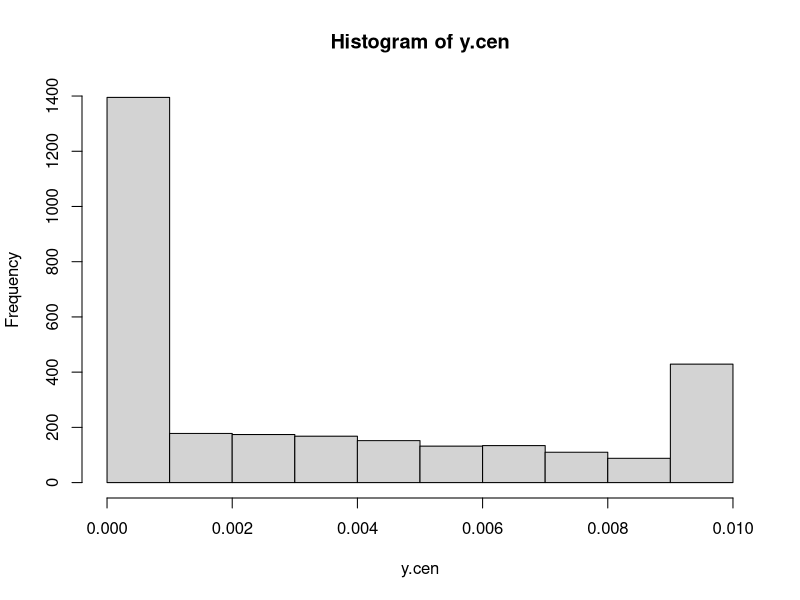

Generate this figure with R:
#censored data
# https://stats.stackexchange.com/questions/49443/how-to-model-this-odd-shaped-distribution-almost-a-reverse-j


set.seed(17)
n.data <- 2960
coeff  <- c(-0.001, 0.005)
sigma  <- 0.005
x      <- rnorm(n.data, 0.5)
y      <- as.vector(coeff %*% rbind(rep(1, n.data), x) + rnorm(n.data, 0, sigma))
y.cen           <- y
y.cen[y < 0]    <- 0
y.cen[y > 0.01] <- 0.01
data = data.frame(list(x, y.cen))

hist(y.cen)
